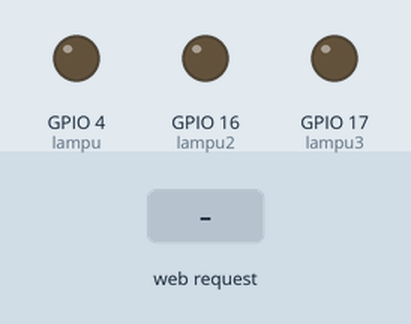
The sketch below on a simulated ESP32. Parts: output pins drawn as LEDs (lit = HIGH). Inputs (shaded band) come from the test bench. What the sketch prints to the serial monitor is not drawn.

Above: at 1.2 s.
1.3 s: HTTP request GET /on1 received
At 2.2 s:
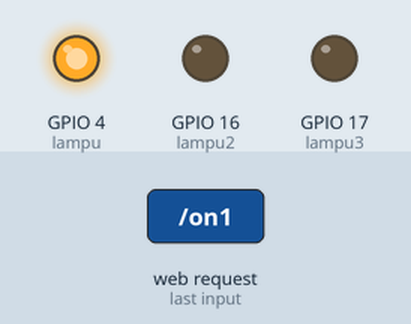
2.8 s: HTTP request GET /on2 received
At 3.4 s:
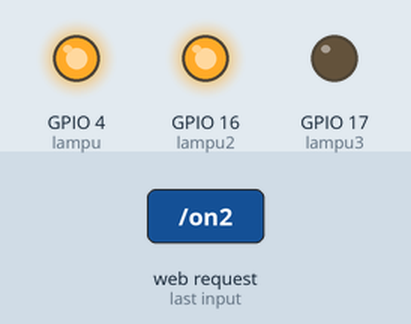
4.3 s: HTTP request GET /off1 received
At 5.5 s:
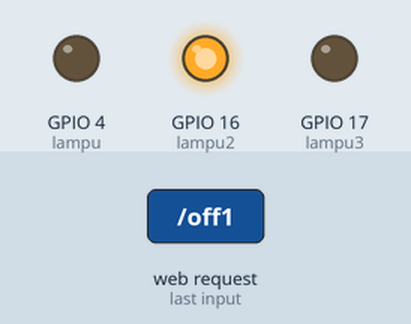
5.8 s: HTTP request GET /on3 received
At 6.8 s:
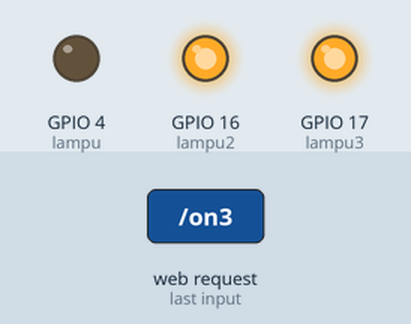
7.3 s: HTTP request GET /off2 received
At 8.0 s:
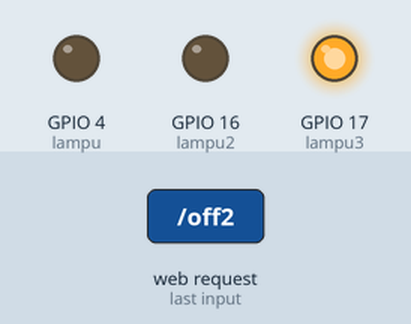
8.8 s: HTTP request GET /off3 received
At 9.1 s:
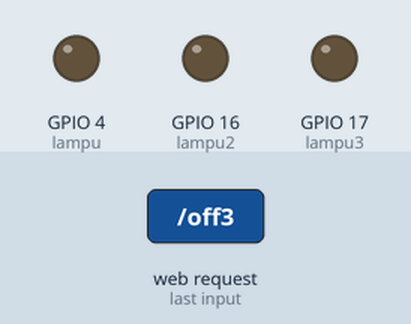
Timing chart, 0 to 11.3 s (numbered marks = the images above; inputs shaded):
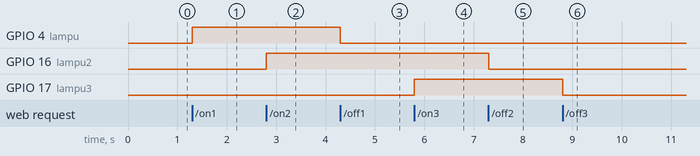

Measured:
- after the input at 1.3 s, GPIO 4 (lampu): LOW → HIGH at once
- after the input at 2.8 s, GPIO 16 (lampu2): LOW → HIGH at once
- after the input at 4.3 s, GPIO 4 (lampu): HIGH → LOW at once
- after the input at 5.8 s, GPIO 17 (lampu3): LOW → HIGH at once
- after the input at 7.3 s, GPIO 16 (lampu2): HIGH → LOW at once
- after the input at 8.8 s, GPIO 17 (lampu3): HIGH → LOW at once

The sketch:

main.ino
```cpp
#include <WiFi.h>
#include <WebServer.h>

const char* ssd = "wifi lampu";
const char* password = "";
const int lampu = 4;
const int lampu2 = 16;
const int lampu3 = 17;

WebServer server(80);

String halamanWeb = R"rawliteral(
<button id="btn1" onclick="toggle(1)">hidupin</button>
<button id="btn2" onclick="toggle(2)">hidupin</button>
<button id="btn3" onclick="toggle(3)">hidupin</button>

<script>
    function toggle(nomor) {
        let btn = document.getElementById("btn" + nomor)

        if (btn.innerHTML == "hidupin") {
            fetch("/on" + nomor);
            btn.innerHTML = "matiin";
        }

        else {
            fetch("/off" + nomor);
            btn.innerHTML = "hidupin";
        }
    }
</script>
)rawliteral";

void handleWeb() {
    server.send(200, "text/html", halamanWeb);
}
//lampu di d4 nya
void handleOn1() {
    digitalWrite(lampu, HIGH);
    server.send(200, "text/plain", "udah");
}
void handleOff1() {
    digitalWrite(lampu, LOW);
    server.send(200, "text/plain", "udah");
}
//lampu di d16 nya
void handleOn2() {
    digitalWrite(lampu2, HIGH);
    server.send(200, "text/plain", "udah");
}
void handleOff2() {
    digitalWrite(lampu2, LOW);
    server.send(200, "text/plain", "udah");
}

//lampu di d17 nya
void handleOn3() {
    digitalWrite(lampu3, HIGH);
    server.send(200, "text/plain", "udah");
}
void handleOff3() {
    digitalWrite(lampu3, LOW);
    server.send(200, "text/plain", "udah");
}

void setup() {
    pinMode(lampu, OUTPUT);
    digitalWrite(lampu, LOW);

    pinMode(lampu2, OUTPUT);
    digitalWrite(lampu2, LOW);

    pinMode(lampu3, OUTPUT);
    digitalWrite(lampu3, LOW);

    WiFi.softAP(ssd, password);
    Serial.begin(115200);
    Serial.println(WiFi.softAPIP());

    server.on("/", handleWeb);
    server.on("/on1", handleOn1);
    server.on("/off1", handleOff1);

    server.on("/on2", handleOn2);
    server.on("/off2", handleOff2);

    server.on("/on3", handleOn3);
    server.on("/off3", handleOff3);
    server.begin();
}

void loop() {
    server.handleClient();
}

//jangan lupa star
```
